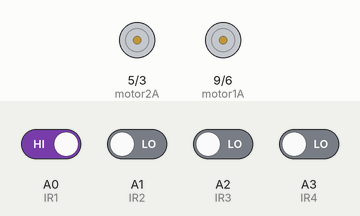
The sketch below on a simulated Arduino Uno, built with avr-gcc and run on an emulated ATmega328P. On the bench: motor-driver pin pairs drawn as motors (green arrow = first pin HIGH = forward, orange = second pin HIGH = backward, longer = more drive). The test bench sets the inputs (shaded band); at power-on: A0 (IR1) HIGH, A1 (IR2), A2 (IR3), A3 (IR4) LOW.

Above: at 1.2 s.
1.3 s: A1 (IR2) driven HIGH
At 1.7 s:
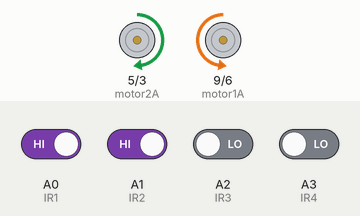
2.8 s: A2 (IR3) driven HIGH
At 4.0 s:
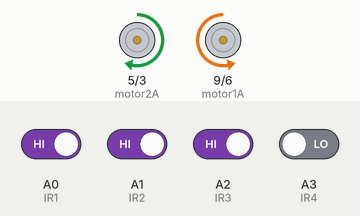
4.3 s: A0 (IR1) driven LOW
At 5.2 s:
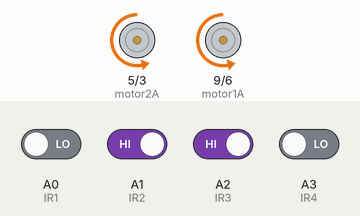
5.8 s: A3 (IR4) driven HIGH
At 6.3 s:
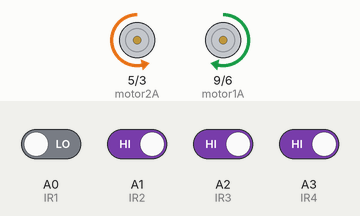
7.3 s: A1 (IR2) driven LOW
At 8.7 s:
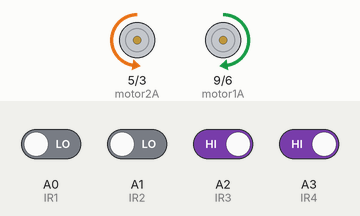
Timing chart, 0 to 9.8 s (numbered marks = the images above; inputs shaded):
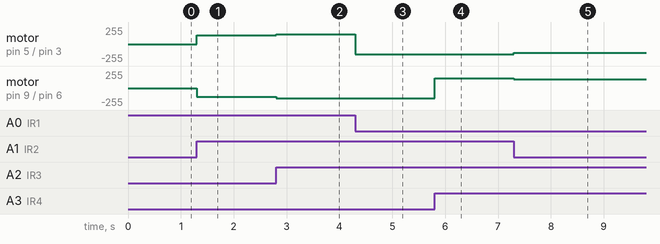

The sketch:

IRsensor.ino
```cpp
/*******************************************************************************
 * Project  : Robot Car mode follow me                                         *
 * Compiler : Arduino 1.0.2                                                    *
 * Board    : Arduino UNO                                                      *
 * Module   : Ultrasonic HC SR04                                               *
 *          : LiquidCrystal                                                    *
 * Author   : Bavensky :3                                                      *
 * E-Mail   : Aphirak_Sang-ngenchai@hotmail.com                                *
 * Date     : 25/03/2014 [dd/mm/yyyy]                                          *
 *******************************************************************************/

/*****************************  Motor Diagram  *********************************
              ________
            /          \
Motor1      |          |      Motor2
      ||||| |          | |||||
      ||||| |          | |||||
      ||||| |          | |||||
            |          |
            |__________|
********************************************************************************/
#define motor1A  9  // เชื่อมต่อ pin digital 9 arduino
#define motor1B  6  // เชื่อมต่อ pin digital 6 arduino
#define motor2A  5  // เชื่อมต่อ pin digital 5 arduino
#define motor2B  3  // เชื่อมต่อ pin digital 3 arduino

/***************************  Pin connect IRsensor  ***************************/
#define  IR1  A0  // เชื่อมต่อ IR1 to pin analog 0 arduino
#define  IR2  A1  // เชื่อมต่อ IR2 to pin analog 1 arduino
#define  IR3  A2  // เชื่อมต่อ IR3 to pin analog 2 arduino
#define  IR4  A3  // เชื่อมต่อ IR4 to pin analog 3 arduino

// ประกาศตัวแปรสำหรับเก็บค่าของเซนเซอร์ทั้ง 4 ตัว
int line1=0, line2=0, line3=0, line4=0;

void setup()
{
  pinMode(IR1, INPUT);     // กำหนดให้ตัวแปร IR1 ให้เป็น อินพุต
  pinMode(IR2, INPUT);     // กำหนดให้ตัวแปร IR2 ให้เป็น อินพุต
  pinMode(IR3, INPUT);     // กำหนดให้ตัวแปร IR3 ให้เป็น อินพุต
  pinMode(IR4, INPUT);     // กำหนดให้ตัวแปร IR4 ให้เป็น อินพุต

  pinMode(motor1A, OUTPUT);    // ตั้งตัวแปร motor1A ให้เป็น เอาต์พุต
  pinMode(motor1B, OUTPUT);    // ตั้งตัวแปร motor1B ให้เป็น เอาต์พุต
  pinMode(motor2A, OUTPUT);    // ตั้งตัวแปร motor2A ให้เป็น เอาต์พุต
  pinMode(motor2B, OUTPUT);    // ตั้งตัวแปร motor2B ให้เป็น เอาต์พุต
}

void loop()
{
/******************  Autonomouse Tracking line ********************************/
  line1 = digitalRead(IR1);       // อ่านค่าจากเซนเซอร์ IR1 เก็บไว้ในตัวแปร line1
  line2 = digitalRead(IR2);       // อ่านค่าจากเซนเซอร์ IR2 เก็บไว้ในตัวแปร line2
  line3 = digitalRead(IR3);       // อ่านค่าจากเซนเซอร์ IR3 เก็บไว้ในตัวแปร line3
  line4 = digitalRead(IR4);       // อ่านค่าจากเซนเซอร์ IR4 เก็บไว้ในตัวแปร line4

  // ถ้าเซนเซอร์ line1 และ line4 ไม่เจอ แต่ เซนเซอร์ line2 และ line3 เจอ หุ่นยนต์จะเดินหน้า
  if(line1 == 0 && line2 == 1 && line3 == 1 && line4 == 0 )  forword(150);

  // หุ่นยนต์เลี้ยวไปทางซ้าย
  if(line1 == 1 && line2 == 1 && line3 == 0 && line4 == 0 )  turnleft(128);
  if(line1 == 1 && line2 == 1 && line3 == 1 && line4 == 0 )  turnleft(150);

  // หุ่นยนต์เลี้ยวไปทางขวา
  if(line1 == 0 && line2 == 0 && line3 == 1 && line4 == 1 )  turnright(128);
  if(line1 == 0 && line2 == 1 && line3 == 1 && line4 == 1 )  turnright(150);

  // หุ่นยนตหยุดการเคลื่อนไหว
  if(line1 == 1 && line2 == 1 && line3 == 1 && line4 == 1 )  stopmotor();
}

/******************************  Motor Function ******************************/
void forword(int value)
{
  analogWrite(motor1A,  0);
  analogWrite(motor1B,  value);
  analogWrite(motor2A,  0);
  analogWrite(motor2B,  value);
}
void backword(int value)
{
  analogWrite(motor1A,  value);
  analogWrite(motor1B,  0);
  analogWrite(motor2A,  value);
  analogWrite(motor2B,  0);
}
void turnright(int value)
{
  analogWrite(motor1A,  value);
  analogWrite(motor1B,  0);
  analogWrite(motor2A,  0);
  analogWrite(motor2B,  value);

}
void turnleft(int value)
{
  analogWrite(motor1A,  0);
  analogWrite(motor1B,  value);
  analogWrite(motor2A,  value);
  analogWrite(motor2B,  0);

}
void stopmotor()
{
  analogWrite(motor1A,  0);
  analogWrite(motor1B,  0);
  analogWrite(motor2A,  0);
  analogWrite(motor2B,  0);
}
```

Measured:
- after the input at 1.3 s, motor on pin 5 (motor2A) / pin 3 (motor2B): stopped → forward 128/255 at once; motor on pin 9 (motor1A) / pin 6 (motor1B): stopped → backward 128/255 at once
- after the input at 2.8 s, motor on pin 5 (motor2A) / pin 3 (motor2B): forward 128/255 → forward 150/255 at once; motor on pin 9 (motor1A) / pin 6 (motor1B): backward 128/255 → backward 150/255 at once
- after the input at 4.3 s, motor on pin 5 (motor2A) / pin 3 (motor2B): forward 150/255 → backward 150/255 at once
- after the input at 5.8 s, motor on pin 9 (motor1A) / pin 6 (motor1B): backward 150/255 → forward 150/255 at once
- after the input at 7.3 s, motor on pin 5 (motor2A) / pin 3 (motor2B): backward 150/255 → backward 128/255 at once; motor on pin 9 (motor1A) / pin 6 (motor1B): forward 150/255 → forward 128/255 at once
